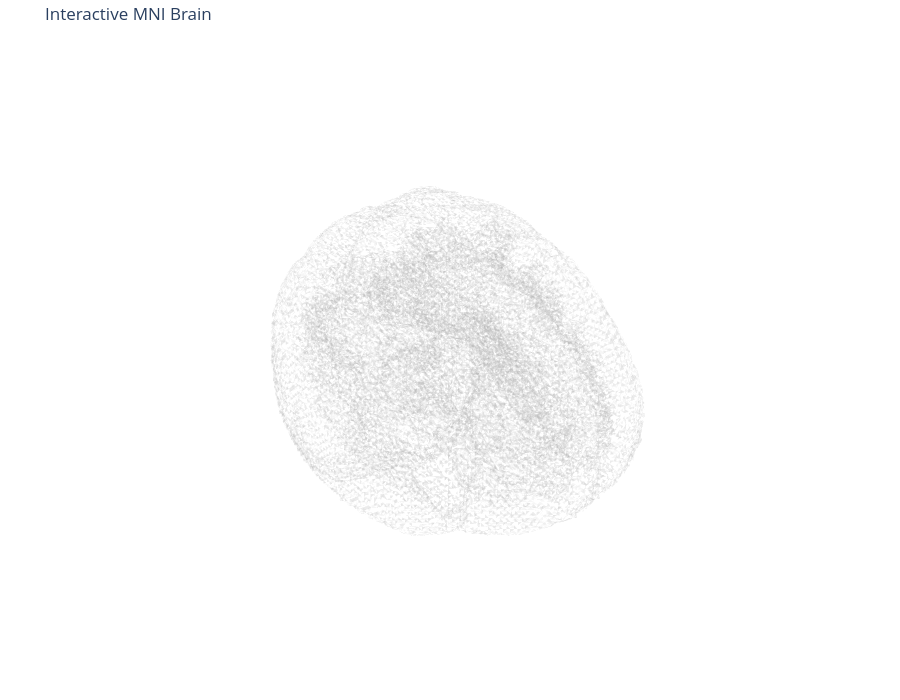

The notebook cell saved with this chart:
### Code cell
# Step 37 — First interactive 3D brain

fig = go.Figure()

fig.add_trace(
    go.Mesh3d(
        x=verts_light[:, 0],
        y=verts_light[:, 1],
        z=verts_light[:, 2],
        i=faces_light[:, 0],
        j=faces_light[:, 1],
        k=faces_light[:, 2],
        opacity=0.22,
        color="lightgray",
        flatshading=False,
        hoverinfo="skip"
    )
)

fig.update_layout(
    title="Interactive MNI Brain",
    scene=dict(
        xaxis=dict(visible=False),
        yaxis=dict(visible=False),
        zaxis=dict(visible=False),
        aspectmode="data",
        bgcolor="white",
    ),
    margin=dict(l=0, r=0, t=40, b=0),
    height=700
)

fig.show()

### Figure 1 — Plotly figure (JSON) as saved in the notebook; plotly's stock layout.template omitted (floating-point values rounded to 4 significant figures; data arrays with more than 128 entries replaced by an {"elided": "..."} marker saying what was removed)
{"data": [{"color": "lightgray", "flatshading": false, "hoverinfo": "skip", "i": {"elided": "35068 int values"}, "j": {"elided": "35068 int values"}, "k": {"elided": "35068 int values"}, "opacity": 0.22, "type": "mesh3d", "x": {"elided": "62646 float values"}, "y": {"elided": "62646 float values"}, "z": {"elided": "62646 float values"}}], "layout": {"height": 700, "margin": {"b": 0, "l": 0, "r": 0, "t": 40}, "scene": {"aspectmode": "data", "bgcolor": "white", "xaxis": {"visible": false}, "yaxis": {"visible": false}, "zaxis": {"visible": false}}, "title": {"text": "Interactive MNI Brain"}}}
